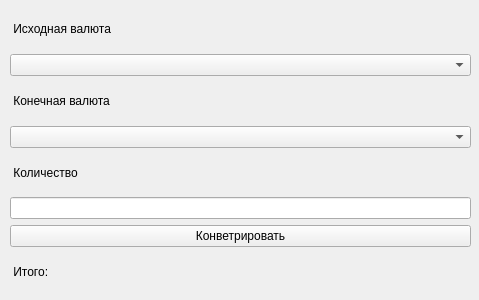
<?xml version="1.0" encoding="UTF-8"?>
<ui version="4.0">
 <class>MainWindow</class>
 <widget class="QMainWindow" name="MainWindow">
  <property name="geometry">
   <rect>
    <x>0</x>
    <y>0</y>
    <width>479</width>
    <height>300</height>
   </rect>
  </property>
  <property name="windowTitle">
   <string>MainWindow</string>
  </property>
  <widget class="QWidget" name="centralwidget">
   <widget class="QWidget" name="verticalLayoutWidget">
    <property name="geometry">
     <rect>
      <x>10</x>
      <y>10</y>
      <width>461</width>
      <height>281</height>
     </rect>
    </property>
    <layout class="QVBoxLayout" name="verticalLayout">
     <item>
      <widget class="QLabel" name="label">
       <property name="text">
        <string> Исходная валюта</string>
       </property>
      </widget>
     </item>
     <item>
      <widget class="QComboBox" name="from_cur"/>
     </item>
     <item>
      <widget class="QLabel" name="label_3">
       <property name="text">
        <string> Конечная валюта</string>
       </property>
      </widget>
     </item>
     <item>
      <widget class="QComboBox" name="to_cur"/>
     </item>
     <item>
      <widget class="QLabel" name="label_2">
       <property name="text">
        <string> Количество</string>
       </property>
      </widget>
     </item>
     <item>
      <widget class="QLineEdit" name="amount"/>
     </item>
     <item>
      <widget class="QPushButton" name="convert">
       <property name="text">
        <string>Конветрировать</string>
       </property>
      </widget>
     </item>
     <item>
      <widget class="QLabel" name="total">
       <property name="text">
        <string> Итого: </string>
       </property>
      </widget>
     </item>
    </layout>
   </widget>
  </widget>
 </widget>
 <resources/>
 <connections/>
</ui>
